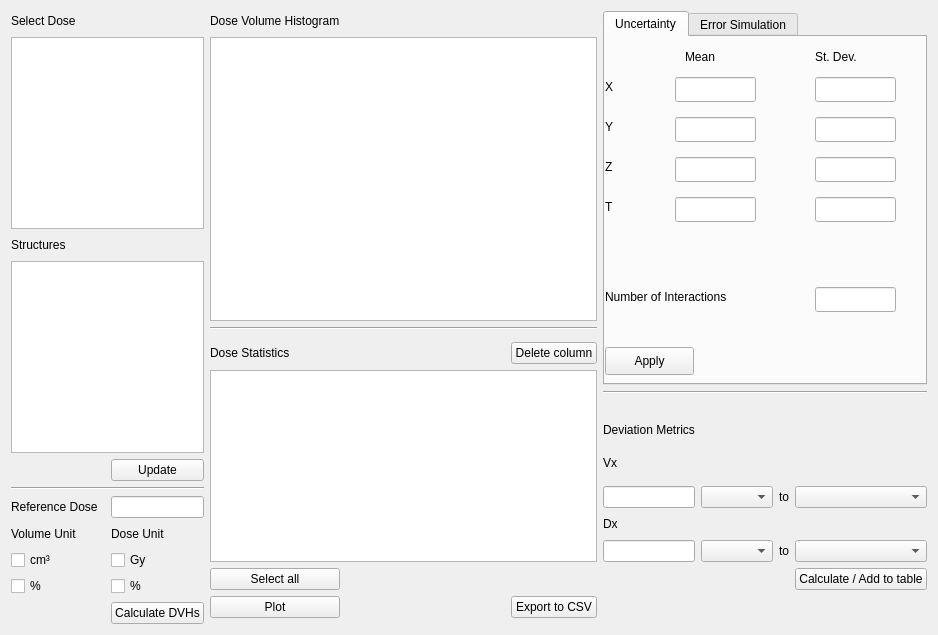
          <widget class="QWidget" name="Plan_Evaluation">
           <attribute name="title">
            <string>Plan Evaluation </string>
           </attribute>
           <layout class="QGridLayout" name="gridLayout_59" columnstretch="1,2,1">
            <item row="0" column="0">
             <layout class="QGridLayout" name="plan_eval_grid_left" columnstretch="3,1,3">
              <item row="18" column="2">
               <widget class="QCheckBox" name="dose_unit_Gy">
                <property name="text">
                 <string>Gy</string>
                </property>
               </widget>
              </item>
              <item row="17" column="1">
               <spacer name="HS_6">
                <property name="orientation">
                 <enum>Qt::Orientation::Horizontal</enum>
                </property>
                <property name="sizeHint" stdset="0">
                 <size>
                  <width>40</width>
                  <height>20</height>
                 </size>
                </property>
               </spacer>
              </item>
              <item row="17" column="2">
               <widget class="QLabel" name="DoseUnit">
                <property name="text">
                 <string>Dose Unit</string>
                </property>
               </widget>
              </item>
              <item row="17" column="0">
               <widget class="QLabel" name="VolumeUnit">
                <property name="text">
                 <string>Volume Unit</string>
                </property>
               </widget>
              </item>
              <item row="16" column="1">
               <spacer name="HS_1">
                <property name="orientation">
                 <enum>Qt::Orientation::Horizontal</enum>
                </property>
                <property name="sizeHint" stdset="0">
                 <size>
                  <width>40</width>
                  <height>20</height>
                 </size>
                </property>
               </spacer>
              </item>
              <item row="13" column="0" colspan="3">
               <widget class="QListWidget" name="struct_list_DVH"/>
              </item>
              <item row="20" column="2">
               <widget class="QPushButton" name="button_calculate_dvhs">
                <property name="text">
                 <string>Calculate DVHs</string>
                </property>
               </widget>
              </item>
              <item row="2" column="0">
               <widget class="QLabel" name="select_dose">
                <property name="text">
                 <string>Select Dose</string>
                </property>
               </widget>
              </item>
              <item row="16" column="2">
               <widget class="QLineEdit" name="box_reference_dose"/>
              </item>
              <item row="20" column="0" colspan="2">
               <spacer name="HS_2">
                <property name="orientation">
                 <enum>Qt::Orientation::Horizontal</enum>
                </property>
                <property name="sizeHint" stdset="0">
                 <size>
                  <width>40</width>
                  <height>20</height>
                 </size>
                </property>
               </spacer>
              </item>
              <item row="19" column="0">
               <widget class="QCheckBox" name="volume_unit_percentage">
                <property name="text">
                 <string>%</string>
                </property>
               </widget>
              </item>
              <item row="18" column="1">
               <spacer name="HS_5">
                <property name="orientation">
                 <enum>Qt::Orientation::Horizontal</enum>
                </property>
                <property name="sizeHint" stdset="0">
                 <size>
                  <width>40</width>
                  <height>20</height>
                 </size>
                </property>
               </spacer>
              </item>
              <item row="6" column="1" colspan="2">
               <spacer name="HS_8">
                <property name="orientation">
                 <enum>Qt::Orientation::Horizontal</enum>
                </property>
                <property name="sizeHint" stdset="0">
                 <size>
                  <width>40</width>
                  <height>20</height>
                 </size>
                </property>
               </spacer>
              </item>
              <item row="19" column="1">
               <spacer name="HS_4">
                <property name="orientation">
                 <enum>Qt::Orientation::Horizontal</enum>
                </property>
                <property name="sizeHint" stdset="0">
                 <size>
                  <width>40</width>
                  <height>20</height>
                 </size>
                </property>
               </spacer>
              </item>
              <item row="14" column="0" colspan="2">
               <spacer name="HS_3">
                <property name="orientation">
                 <enum>Qt::Orientation::Horizontal</enum>
                </property>
                <property name="sizeHint" stdset="0">
                 <size>
                  <width>40</width>
                  <height>20</height>
                 </size>
                </property>
               </spacer>
              </item>
              <item row="18" column="0">
               <widget class="QCheckBox" name="volume_unit_cm3">
                <property name="text">
                 <string>cm³</string>
                </property>
               </widget>
              </item>
              <item row="6" column="0">
               <widget class="QLabel" name="Structures">
                <property name="text">
                 <string>Structures</string>
                </property>
               </widget>
              </item>
              <item row="2" column="1" colspan="2">
               <spacer name="HS_7">
                <property name="orientation">
                 <enum>Qt::Orientation::Horizontal</enum>
                </property>
                <property name="sizeHint" stdset="0">
                 <size>
                  <width>40</width>
                  <height>20</height>
                 </size>
                </property>
               </spacer>
              </item>
              <item row="19" column="2">
               <widget class="QCheckBox" name="dose_unit_percentage">
                <property name="text">
                 <string>%</string>
                </property>
               </widget>
              </item>
              <item row="4" column="0" colspan="3">
               <widget class="QListWidget" name="box_select_dose"/>
              </item>
              <item row="16" column="0">
               <widget class="QLabel" name="reference_dose">
                <property name="text">
                 <string>Reference Dose</string>
                </property>
               </widget>
              </item>
              <item row="14" column="2">
               <widget class="QPushButton" name="button_update_select_dose">
                <property name="text">
                 <string>Update</string>
                </property>
               </widget>
              </item>
              <item row="15" column="0" colspan="3">
               <widget class="Line" name="horizontalline_left_grid">
                <property name="orientation">
                 <enum>Qt::Orientation::Horizontal</enum>
                </property>
               </widget>
              </item>
             </layout>
            </item>
            <item row="0" column="1">
             <layout class="QGridLayout" name="plan_eval_grid_middle" rowstretch="0,4,4,0,0,0,0,0,0,0" columnstretch="1,2,1,0">
              <item row="0" column="2" colspan="2">
               <spacer name="HS_11">
                <property name="orientation">
                 <enum>Qt::Orientation::Horizontal</enum>
                </property>
                <property name="sizeHint" stdset="0">
                 <size>
                  <width>40</width>
                  <height>20</height>
                 </size>
                </property>
               </spacer>
              </item>
              <item row="5" column="0">
               <widget class="QLabel" name="DoseStatistics">
                <property name="text">
                 <string>Dose Statistics </string>
                </property>
               </widget>
              </item>
              <item row="9" column="0">
               <widget class="Line" name="verticalline_middle_grid">
                <property name="orientation">
                 <enum>Qt::Orientation::Vertical</enum>
                </property>
               </widget>
              </item>
              <item row="7" column="0">
               <widget class="QPushButton" name="button_select_all_rows_DST">
                <property name="text">
                 <string>Select all</string>
                </property>
               </widget>
              </item>
              <item row="1" column="0" colspan="4">
               <widget class="QGraphicsView" name="view_dvhs"/>
              </item>
              <item row="0" column="0">
               <widget class="QLabel" name="DVHs">
                <property name="text">
                 <string>Dose Volume Histogram</string>
                </property>
               </widget>
              </item>
              <item row="4" column="0">
               <widget class="Line" name="line_split_planevaluation_2">
                <property name="orientation">
                 <enum>Qt::Orientation::Vertical</enum>
                </property>
               </widget>
              </item>
              <item row="8" column="0">
               <widget class="QPushButton" name="button_update_plot">
                <property name="text">
                 <string>Plot</string>
                </property>
               </widget>
              </item>
              <item row="6" column="0" colspan="4">
               <widget class="QTableWidget" name="table_dose_stats"/>
              </item>
              <item row="2" column="0" colspan="4">
               <widget class="Line" name="line_split_planevaluation_3">
                <property name="orientation">
                 <enum>Qt::Orientation::Horizontal</enum>
                </property>
               </widget>
              </item>
              <item row="5" column="1">
               <spacer name="HS_10">
                <property name="orientation">
                 <enum>Qt::Orientation::Horizontal</enum>
                </property>
                <property name="sizeHint" stdset="0">
                 <size>
                  <width>40</width>
                  <height>20</height>
                 </size>
                </property>
               </spacer>
              </item>
              <item row="5" column="2" colspan="2">
               <widget class="QPushButton" name="button_delete_column">
                <property name="text">
                 <string>Delete column</string>
                </property>
               </widget>
              </item>
              <item row="8" column="1">
               <spacer name="HS_9">
                <property name="orientation">
                 <enum>Qt::Orientation::Horizontal</enum>
                </property>
                <property name="sizeHint" stdset="0">
                 <size>
                  <width>40</width>
                  <height>20</height>
                 </size>
                </property>
               </spacer>
              </item>
              <item row="7" column="1">
               <spacer name="HS_17">
                <property name="orientation">
                 <enum>Qt::Orientation::Horizontal</enum>
                </property>
                <property name="sizeHint" stdset="0">
                 <size>
                  <width>40</width>
                  <height>20</height>
                 </size>
                </property>
               </spacer>
              </item>
              <item row="8" column="2" colspan="2">
               <widget class="QPushButton" name="button_export_dose_stats_to_excel">
                <property name="text">
                 <string>Export to CSV</string>
                </property>
               </widget>
              </item>
             </layout>
            </item>
            <item row="0" column="2">
             <layout class="QGridLayout" name="plan_eval_grid_right" rowstretch="4,7,0,0,0,0,0,0,0,0,1,0,0,0,0,0,1,1" columnstretch="1,1,1,1">
              <item row="12" column="0">
               <widget class="QLabel" name="Dxx">
                <property name="text">
                 <string>Dx</string>
                </property>
               </widget>
              </item>
              <item row="11" column="1">
               <widget class="QComboBox" name="vxx_input_dropdown"/>
              </item>
              <item row="11" column="2">
               <widget class="QLabel" name="vxx_t_label">
                <property name="text">
                 <string>to</string>
                </property>
               </widget>
              </item>
              <item row="16" column="0" colspan="3">
               <spacer name="HS_12">
                <property name="orientation">
                 <enum>Qt::Orientation::Horizontal</enum>
                </property>
                <property name="sizeHint" stdset="0">
                 <size>
                  <width>40</width>
                  <height>20</height>
                 </size>
                </property>
               </spacer>
              </item>
              <item row="15" column="0">
               <widget class="QLineEdit" name="dxx_input_value"/>
              </item>
              <item row="8" column="0" colspan="4">
               <spacer name="HS_13">
                <property name="orientation">
                 <enum>Qt::Orientation::Horizontal</enum>
                </property>
                <property name="sizeHint" stdset="0">
                 <size>
                  <width>40</width>
                  <height>20</height>
                 </size>
                </property>
               </spacer>
              </item>
              <item row="15" column="1">
               <widget class="QComboBox" name="dxx_input_dropdown"/>
              </item>
              <item row="16" column="3">
               <widget class="QPushButton" name="button_calculate_vxx_dxx">
                <property name="text">
                 <string>Calculate / Add to table</string>
                </property>
               </widget>
              </item>
              <item row="10" column="1" colspan="3">
               <spacer name="HS_16">
                <property name="orientation">
                 <enum>Qt::Orientation::Horizontal</enum>
                </property>
                <property name="sizeHint" stdset="0">
                 <size>
                  <width>40</width>
                  <height>20</height>
                 </size>
                </property>
               </spacer>
              </item>
              <item row="11" column="0">
               <widget class="QLineEdit" name="vxx_input_value"/>
              </item>
              <item row="10" column="0">
               <widget class="QLabel" name="Vxx">
                <property name="text">
                 <string>Vx</string>
                </property>
               </widget>
              </item>
              <item row="15" column="3">
               <widget class="QComboBox" name="dxx_output_dropdown"/>
              </item>
              <item row="15" column="2">
               <widget class="QLabel" name="dxx_to_label">
                <property name="text">
                 <string>to</string>
                </property>
               </widget>
              </item>
              <item row="12" column="1" colspan="3">
               <spacer name="HS_14">
                <property name="orientation">
                 <enum>Qt::Orientation::Horizontal</enum>
                </property>
                <property name="sizeHint" stdset="0">
                 <size>
                  <width>40</width>
                  <height>20</height>
                 </size>
                </property>
               </spacer>
              </item>
              <item row="11" column="3">
               <widget class="QComboBox" name="vxx_output_dropdown"/>
              </item>
              <item row="17" column="0" colspan="4">
               <spacer name="HS_15">
                <property name="orientation">
                 <enum>Qt::Orientation::Horizontal</enum>
                </property>
                <property name="sizeHint" stdset="0">
                 <size>
                  <width>40</width>
                  <height>20</height>
                 </size>
                </property>
               </spacer>
              </item>
              <item row="7" column="0" colspan="4">
               <widget class="Line" name="line_grid_right">
                <property name="orientation">
                 <enum>Qt::Orientation::Horizontal</enum>
                </property>
               </widget>
              </item>
              <item row="0" column="0" rowspan="2" colspan="4">
               <widget class="QTabWidget" name="tab_errors">
                <property name="currentIndex">
                 <number>0</number>
                </property>
                <widget class="QWidget" name="uncertainty">
                 <attribute name="title">
                  <string>Uncertainty</string>
                 </attribute>
                 <widget class="QLabel" name="Mean">
                  <property name="geometry">
                   <rect>
                    <x>80</x>
                    <y>10</y>
                    <width>69</width>
                    <height>20</height>
                   </rect>
                  </property>
                  <property name="text">
                   <string>Mean</string>
                  </property>
                 </widget>
                 <widget class="QLineEdit" name="box_Y_std_input">
                  <property name="geometry">
                   <rect>
                    <x>210</x>
                    <y>80</y>
                    <width>81</width>
                    <height>25</height>
                   </rect>
                  </property>
                 </widget>
                 <widget class="QLabel" name="NumberOfInteractions">
                  <property name="geometry">
                   <rect>
                    <x>0</x>
                    <y>250</y>
                    <width>171</width>
                    <height>20</height>
                   </rect>
                  </property>
                  <property name="text">
                   <string>Number of Interactions</string>
                  </property>
                 </widget>
                 <widget class="QLabel" name="Y">
                  <property name="geometry">
                   <rect>
                    <x>0</x>
                    <y>80</y>
                    <width>31</width>
                    <height>20</height>
                   </rect>
                  </property>
                  <property name="text">
                   <string>Y</string>
                  </property>
                 </widget>
                 <widget class="QLineEdit" name="box_X_std_input">
                  <property name="geometry">
                   <rect>
                    <x>210</x>
                    <y>40</y>
                    <width>81</width>
                    <height>25</height>
                   </rect>
                  </property>
                 </widget>
                 <widget class="QLineEdit" name="box_Z_mean_input">
                  <property name="geometry">
                   <rect>
                    <x>70</x>
                    <y>120</y>
                    <width>81</width>
                    <height>25</height>
                   </rect>
                  </property>
                 </widget>
                 <widget class="QLineEdit" name="box_X_mean_input">
                  <property name="geometry">
                   <rect>
                    <x>70</x>
                    <y>40</y>
                    <width>81</width>
                    <height>25</height>
                   </rect>
                  </property>
                 </widget>
                 <widget class="QLabel" name="StandardDeviation">
                  <property name="geometry">
                   <rect>
                    <x>210</x>
                    <y>10</y>
                    <width>69</width>
                    <height>20</height>
                   </rect>
                  </property>
                  <property name="text">
                   <string>St. Dev.</string>
                  </property>
                 </widget>
                 <widget class="QLabel" name="X">
                  <property name="geometry">
                   <rect>
                    <x>0</x>
                    <y>40</y>
                    <width>31</width>
                    <height>20</height>
                   </rect>
                  </property>
                  <property name="text">
                   <string>X</string>
                  </property>
                 </widget>
                 <widget class="QLabel" name="T">
                  <property name="geometry">
                   <rect>
                    <x>0</x>
                    <y>160</y>
                    <width>31</width>
                    <height>20</height>
                   </rect>
                  </property>
                  <property name="text">
                   <string>T</string>
                  </property>
                 </widget>
                 <widget class="QPushButton" name="button_apply_uncertainty">
                  <property name="geometry">
                   <rect>
                    <x>0</x>
                    <y>310</y>
                    <width>89</width>
                    <height>28</height>
                   </rect>
                  </property>
                  <property name="text">
                   <string>Apply</string>
                  </property>
                 </widget>
                 <widget class="QLineEdit" name="box_T_mean_input">
                  <property name="geometry">
                   <rect>
                    <x>70</x>
                    <y>160</y>
                    <width>81</width>
                    <height>25</height>
                   </rect>
                  </property>
                 </widget>
                 <widget class="QLineEdit" name="box_Z_std_input">
                  <property name="geometry">
                   <rect>
                    <x>210</x>
                    <y>120</y>
                    <width>81</width>
                    <height>25</height>
                   </rect>
                  </property>
                 </widget>
                 <widget class="QLineEdit" name="box_T_std_input">
                  <property name="geometry">
                   <rect>
                    <x>210</x>
                    <y>160</y>
                    <width>81</width>
                    <height>25</height>
                   </rect>
                  </property>
                 </widget>
                 <widget class="QLineEdit" name="box_Y_mean_input">
                  <property name="geometry">
                   <rect>
                    <x>70</x>
                    <y>80</y>
                    <width>81</width>
                    <height>25</height>
                   </rect>
                  </property>
                 </widget>
                 <widget class="QLabel" name="Z">
                  <property name="geometry">
                   <rect>
                    <x>0</x>
                    <y>120</y>
                    <width>31</width>
                    <height>20</height>
                   </rect>
                  </property>
                  <property name="text">
                   <string>Z</string>
                  </property>
                 </widget>
                 <widget class="QLineEdit" name="box_number_of_interactions">
                  <property name="geometry">
                   <rect>
                    <x>210</x>
                    <y>250</y>
                    <width>81</width>
                    <height>25</height>
                   </rect>
                  </property>
                 </widget>
                 <widget class="QPushButton" name="button_show_uncertainty_bands">
                  <property name="geometry">
                   <rect>
                    <x>0</x>
                    <y>360</y>
                    <width>89</width>
                    <height>28</height>
                   </rect>
                  </property>
                  <property name="text">
                   <string>Show Bands</string>
                  </property>
                 </widget>
                </widget>
                <widget class="QWidget" name="error_simulation">
                 <attribute name="title">
                  <string>Error Simulation</string>
                 </attribute>
                </widget>
               </widget>
              </item>
              <item row="9" column="0">
               <widget class="QLabel" name="Deviation_Metrics">
                <property name="text">
                 <string>Deviation Metrics</string>
                </property>
               </widget>
              </item>
              <item row="9" column="1" colspan="3">
               <spacer name="HS_18">
                <property name="orientation">
                 <enum>Qt::Orientation::Horizontal</enum>
                </property>
                <property name="sizeHint" stdset="0">
                 <size>
                  <width>40</width>
                  <height>20</height>
                 </size>
                </property>
               </spacer>
              </item>
             </layout>
            </item>
           </layout>
          </widget>
